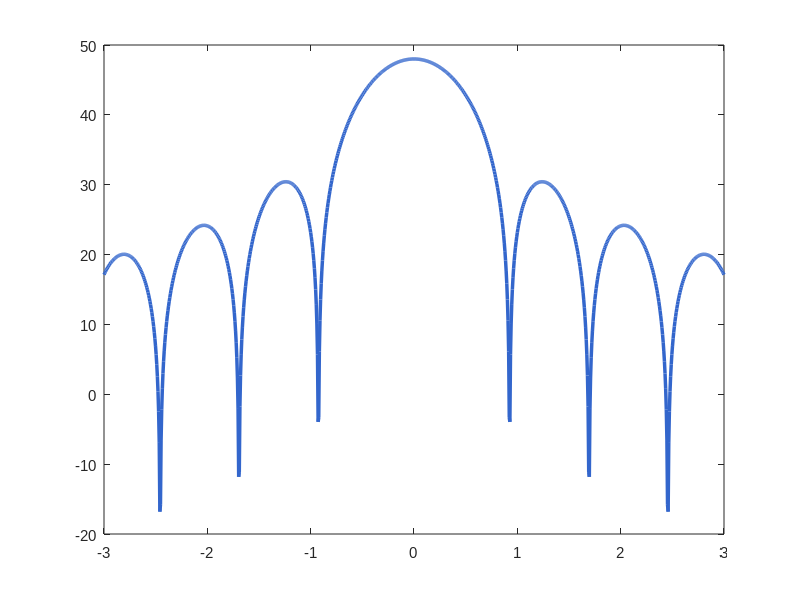

MATLAB code to generate this figure: (Note: this script raises an error after producing the figure.)
%% 6G空天通信课程作业 - 完整图表生成代码 (增强版)
%% ========================================================================
%% 说明: 
%%   - 运行环境: MATLAB R2020a或更高版本
%%   - 输出: 15张专业PNG图表 + 对应的FIG文件
%%   - 所有标签使用英文避免中文乱码问题
%% ========================================================================

%% 清理环境
clear; clc; close all;

%% 全局配置
set(0, 'DefaultAxesFontName', 'Arial');
set(0, 'DefaultAxesFontSize', 11);
set(0, 'DefaultTextFontName', 'Arial');
set(0, 'DefaultTextFontSize', 11);
set(0, 'DefaultLineLineWidth', 1.5);

% 专业配色方案
colors.primary = [0.2 0.4 0.8];      % 主色-蓝
colors.secondary = [0.85 0.2 0.2];   % 副色-红
colors.success = [0.2 0.7 0.3];      % 成功-绿
colors.warning = [0.95 0.5 0.1];     % 警告-橙
colors.info = [0.3 0.7 0.9];         % 信息-青
colors.purple = [0.6 0.3 0.7];       % 紫色
colors.gray = [0.5 0.5 0.5];         % 灰色

fprintf('Starting figure generation...\n');
fprintf('==========================================\n');

%% ========================================================================
%% Figure 1: 多波束增益方向图 (Bessel函数模型)
%% ========================================================================
fprintf('Generating Figure 1: Beam Pattern...\n');

figure('Position', [100 100 900 650], 'Color', 'white');

theta_deg = linspace(-3, 3, 1000);
theta_3dB = 0.5;  % 3dB波束宽度
G_max = 48;       % 最大增益 dBi

% Bessel函数计算
u = 2.07123 * sind(theta_deg) ./ sind(theta_3dB);
u(abs(u) < 1e-10) = 1e-10;
gain_factor = (2 * besselj(1, u) ./ u).^2;
gain_factor(abs(theta_deg) < 0.01) = 1;
gain_dB = G_max + 10 * log10(max(gain_factor, 1e-10));

plot(theta_deg, gain_dB, 'Color', colors.primary, 'LineWidth', 2.5);
hold on;
yline(G_max - 3, '--', 'Color', colors.secondary, 'LineWidth', 2, 'Label', '-3dB Level');
xline(theta_3dB, ':', 'Color', colors.success, 'LineWidth', 1.5);
xline(-theta_3dB, ':', 'Color', colors.success, 'LineWidth', 1.5);

% 标注3dB波束宽度
annotation('doublearrow', [0.43 0.57], [0.3 0.3], 'Color', colors.warning);
text(0, gain_dB(500)-8, sprintf('\\theta_{3dB} = %.1f°', theta_3dB*2), ...
    'HorizontalAlignment', 'center', 'FontSize', 12, 'FontWeight', 'bold');

xlabel('Off-axis Angle \theta (degrees)', 'FontWeight', 'bold', 'FontSize', 12);
ylabel('Antenna Gain G(\theta) (dBi)', 'FontWeight', 'bold', 'FontSize', 12);
title('Multi-Beam Antenna Gain Pattern (Bessel Function Model)', ...
    'FontSize', 14, 'FontWeight', 'bold');
subtitle(sprintf('G_{max} = %d dBi, \\theta_{3dB} = %.1f°', G_max, theta_3dB));
legend('Beam Pattern', '-3dB Reference', '\theta_{3dB} Boundary', 'Location', 'northeast');
grid on; box on;
ylim([0 52]); xlim([-3 3]);

saveas(gcf, 'fig01_beam_pattern.png');
saveas(gcf, 'fig01_beam_pattern.fig');

%% ========================================================================
%% Figure 2: DVB-S2X ACM MODCOD频谱效率
%% ========================================================================
fprintf('Generating Figure 2: DVB-S2X ACM...\n');

figure('Position', [100 100 1000 600], 'Color', 'white');

modcod_names = {'QPSK 1/4', 'QPSK 1/2', 'QPSK 3/4', '8PSK 2/3', '8PSK 3/4', ...
                '16APSK 2/3', '16APSK 3/4', '32APSK 4/5', '64APSK 5/6', '256APSK 3/4'};
spectral_eff = [0.49, 0.99, 1.49, 1.98, 2.23, 2.64, 2.97, 3.95, 4.94, 5.51];
snr_threshold = [-2.35, 1.00, 4.03, 6.62, 8.97, 9.82, 10.21, 12.73, 16.05, 18.10];

cmap = parula(length(modcod_names));

subplot(1, 2, 1);
b = bar(spectral_eff);
b.FaceColor = 'flat';
for i = 1:length(modcod_names)
    b.CData(i,:) = cmap(i,:);
end
set(gca, 'XTickLabel', modcod_names, 'XTickLabelRotation', 45);
ylabel('Spectral Efficiency (bit/s/Hz)', 'FontWeight', 'bold');
title('DVB-S2X MODCOD Spectral Efficiency', 'FontWeight', 'bold');
ylim([0 6.5]);
grid on; box on;
for i = 1:length(spectral_eff)
    text(i, spectral_eff(i) + 0.2, sprintf('%.2f', spectral_eff(i)), ...
        'HorizontalAlignment', 'center', 'FontSize', 9, 'FontWeight', 'bold');
end

subplot(1, 2, 2);
scatter(snr_threshold, spectral_eff, 100, cmap, 'filled', 'MarkerEdgeColor', 'k');
hold on;
plot(snr_threshold, spectral_eff, '-', 'Color', [0.5 0.5 0.5], 'LineWidth', 1);

% 添加MODCOD标签
for i = [1, 5, 10]
    text(snr_threshold(i)+0.5, spectral_eff(i)+0.15, modcod_names{i}, ...
        'FontSize', 9, 'FontWeight', 'bold');
end

xlabel('Required SNR (dB)', 'FontWeight', 'bold');
ylabel('Spectral Efficiency (bit/s/Hz)', 'FontWeight', 'bold');
title('SNR vs Spectral Efficiency Curve', 'FontWeight', 'bold');
grid on; box on;
xlim([-5 20]); ylim([0 6.5]);

sgtitle('DVB-S2X Adaptive Coding and Modulation (ACM)', 'FontSize', 15, 'FontWeight', 'bold');
saveas(gcf, 'fig02_dvbs2x_acm.png');
saveas(gcf, 'fig02_dvbs2x_acm.fig');

%% ========================================================================
%% Figure 3: 6G信道编码选择 (按块长度)
%% ========================================================================
fprintf('Generating Figure 3: Coding Selection...\n');

figure('Position', [100 100 950 650], 'Color', 'white');

block_length = [32, 64, 128, 256, 512, 1024, 2048, 4096, 8192];
conv_ber = [5e-3, 2e-3, 1e-3, 8e-4, 6e-4, 5e-4, 5e-4, 5e-4, 5e-4];
polar_ber = [1e-2, 3e-3, 8e-4, 3e-4, 1e-4, 5e-5, 3e-5, 2e-5, 2e-5];
ldpc_ber = [5e-2, 2e-2, 5e-3, 1e-3, 2e-4, 5e-5, 1e-5, 3e-6, 1e-6];

semilogy(block_length, conv_ber, '-o', 'Color', colors.success, 'LineWidth', 2.5, ...
    'MarkerFaceColor', colors.success, 'MarkerSize', 9, 'DisplayName', 'Convolutional (Viterbi)');
hold on;
semilogy(block_length, polar_ber, '-s', 'Color', colors.primary, 'LineWidth', 2.5, ...
    'MarkerFaceColor', colors.primary, 'MarkerSize', 9, 'DisplayName', 'Polar (SCL-8)');
semilogy(block_length, ldpc_ber, '-^', 'Color', colors.secondary, 'LineWidth', 2.5, ...
    'MarkerFaceColor', colors.secondary, 'MarkerSize', 9, 'DisplayName', 'LDPC (BP-12)');

% 最优区域标记
fill([32 128 128 32], [1e-6 1e-6 1 1], colors.success, 'FaceAlpha', 0.12, 'EdgeColor', 'none');
fill([128 512 512 128], [1e-6 1e-6 1 1], colors.primary, 'FaceAlpha', 0.12, 'EdgeColor', 'none');
fill([512 10000 10000 512], [1e-6 1e-6 1 1], colors.secondary, 'FaceAlpha', 0.12, 'EdgeColor', 'none');

% 区域标签
text(65, 3e-5, 'Conv Optimal', 'FontWeight', 'bold', 'Color', colors.success, 'FontSize', 11);
text(280, 3e-5, 'Polar Optimal', 'FontWeight', 'bold', 'Color', colors.primary, 'FontSize', 11);
text(2500, 3e-5, 'LDPC Optimal', 'FontWeight', 'bold', 'Color', colors.secondary, 'FontSize', 11);

set(gca, 'XScale', 'log');
xlabel('Block Length N', 'FontWeight', 'bold', 'FontSize', 12);
ylabel('BER @ E_b/N_0 = 3dB', 'FontWeight', 'bold', 'FontSize', 12);
title('6G Channel Coding Selection by Block Length', 'FontSize', 14, 'FontWeight', 'bold');
subtitle('Based on IEEE Proceedings 2024 Survey (Figure 12)');
legend('Location', 'northeast', 'FontSize', 10);
grid on; box on;
xlim([30 12000]); ylim([1e-6 0.1]);

saveas(gcf, 'fig03_coding_selection.png');
saveas(gcf, 'fig03_coding_selection.fig');

%% ========================================================================
%% Figure 4: IBI/ISI/LTI三类干扰框架
%% ========================================================================
fprintf('Generating Figure 4: Interference Framework...\n');

figure('Position', [100 100 900 650], 'Color', 'white');

interference_types = categorical({'IBI\n(Inter-Beam)', 'ISI\n(Inter-Satellite)', 'LTI\n(LEO-Terrestrial)'});
interference_types = reordercats(interference_types, {'IBI\n(Inter-Beam)', 'ISI\n(Inter-Satellite)', 'LTI\n(LEO-Terrestrial)'});

baseline = [1.0, 1.0, 1.0];
with_mitigation = [0.65, 0.72, 0.45];
reduction_pct = (1 - with_mitigation) * 100;

b = bar([baseline; with_mitigation]', 'grouped');
b(1).FaceColor = colors.secondary;
b(2).FaceColor = colors.info;

set(gca, 'XTickLabel', {'IBI (Inter-Beam)', 'ISI (Inter-Satellite)', 'LTI (LEO-Terrestrial)'});

for i = 1:3
    text(i, with_mitigation(i) + 0.1, sprintf('-%.0f%%', reduction_pct(i)), ...
        'HorizontalAlignment', 'center', 'FontWeight', 'bold', 'Color', colors.success, 'FontSize', 14);
end

ylabel('Normalized Interference Level', 'FontWeight', 'bold', 'FontSize', 12);
title('IBI/ISI/LTI Interference Classification Framework', 'FontSize', 14, 'FontWeight', 'bold');
subtitle('Based on IEEE Communications Surveys & Tutorials 2025');
legend('Without Mitigation', 'With Mitigation', 'Location', 'northeast', 'FontSize', 11);
ylim([0 1.4]);
grid on; box on;

saveas(gcf, 'fig04_interference_framework.png');
saveas(gcf, 'fig04_interference_framework.fig');

%% ========================================================================
%% Figure 5: 网络切片QoS性能
%% ========================================================================
fprintf('Generating Figure 5: Network Slicing QoS...\n');

figure('Position', [100 100 900 600], 'Color', 'white');

slices = categorical({'URLLC\n(Polar N=256)', 'eMBB\n(LDPC N=8448)', 'mMTC\n(Polar N=128)'});

qos_achieved = [0.93, 0.85, 0.95];
qos_target = [0.90, 0.80, 0.90];

b = bar([qos_achieved; qos_target]', 'grouped');
b(1).FaceColor = colors.info;
b(2).FaceColor = colors.warning;

set(gca, 'XTickLabel', {'URLLC (Polar N=256)', 'eMBB (LDPC N=8448)', 'mMTC (Polar N=128)'});

yline(1.0, '--', 'Color', colors.gray, 'LineWidth', 1.5, 'Label', 'Perfect QoS = 1.0');

for i = 1:3
    text(i-0.15, qos_achieved(i) + 0.03, sprintf('%.2f', qos_achieved(i)), ...
        'HorizontalAlignment', 'center', 'FontSize', 11, 'FontWeight', 'bold');
    text(i+0.15, qos_target(i) + 0.03, sprintf('%.2f', qos_target(i)), ...
        'HorizontalAlignment', 'center', 'FontSize', 10);
end

ylabel('QoS Score', 'FontWeight', 'bold', 'FontSize', 12);
title('Network Slicing QoS Performance with Optimal Coding', 'FontSize', 14, 'FontWeight', 'bold');
legend('Achieved QoS', 'Target QoS', 'Location', 'northeast', 'FontSize', 11);
ylim([0 1.2]);
grid on; box on;

saveas(gcf, 'fig05_slicing_qos.png');
saveas(gcf, 'fig05_slicing_qos.fig');

%% ========================================================================
%% Figure 6: 相控阵波束增益
%% ========================================================================
fprintf('Generating Figure 6: Phased Array Gain...\n');

figure('Position', [100 100 850 600], 'Color', 'white');

antenna_elements = [64, 128, 256, 512, 1024];
G_element = 5;
array_gain = 10 * log10(antenna_elements) + G_element;

cmap = flipud(cool(length(antenna_elements)));
b = bar(array_gain);
b.FaceColor = 'flat';
for i = 1:length(antenna_elements)
    b.CData(i,:) = cmap(i,:);
end

hold on;
plot(1:length(antenna_elements), array_gain, 'ko-', 'LineWidth', 2.5, 'MarkerSize', 12, 'MarkerFaceColor', 'k');

set(gca, 'XTickLabel', arrayfun(@(x) sprintf('%d Elements', x), antenna_elements, 'UniformOutput', false));
ylabel('Array Gain (dBi)', 'FontWeight', 'bold', 'FontSize', 12);
title('Phased Array Beamforming Gain', 'FontSize', 14, 'FontWeight', 'bold');
subtitle('Hybrid Analog-Digital Architecture');
ylim([15 42]);
grid on; box on;

for i = 1:length(antenna_elements)
    text(i, array_gain(i) + 1, sprintf('%.1f dBi', array_gain(i)), ...
        'HorizontalAlignment', 'center', 'FontSize', 12, 'FontWeight', 'bold');
end

saveas(gcf, 'fig06_phased_array.png');
saveas(gcf, 'fig06_phased_array.fig');

%% ========================================================================
%% Figure 7: LEO星座覆盖示意图
%% ========================================================================
fprintf('Generating Figure 7: LEO Constellation...\n');

figure('Position', [100 100 900 750], 'Color', 'white');

R_earth = 6371;
h_leo = 500;
R_orbit = R_earth + h_leo;

theta = linspace(0, 2*pi, 200);
fill(R_earth*cos(theta), R_earth*sin(theta), [0.3 0.6 0.9], 'EdgeColor', [0.1 0.3 0.6], 'LineWidth', 1.5);
hold on;

plot(R_orbit*cos(theta), R_orbit*sin(theta), '--', 'Color', colors.gray, 'LineWidth', 2);

n_sat = 6;
sat_angles = linspace(0, 2*pi, n_sat+1);
sat_angles = sat_angles(1:end-1);

for i = 1:n_sat
    x_sat = R_orbit * cos(sat_angles(i));
    y_sat = R_orbit * sin(sat_angles(i));
    
    plot(x_sat, y_sat, 's', 'MarkerSize', 18, 'MarkerFaceColor', colors.warning, ...
        'MarkerEdgeColor', 'k', 'LineWidth', 2);
    
    beam_width = deg2rad(22);
    beam_start = sat_angles(i) - beam_width/2 + pi;
    beam_end = sat_angles(i) + beam_width/2 + pi;
    theta_beam = linspace(beam_start, beam_end, 30);
    x_beam = [x_sat, R_earth*cos(theta_beam), x_sat];
    y_beam = [y_sat, R_earth*sin(theta_beam), y_sat];
    fill(x_beam, y_beam, colors.warning, 'FaceAlpha', 0.25, 'EdgeColor', colors.warning, 'LineWidth', 1);
end

gateway_angles = [0, 2*pi/3, 4*pi/3];
for i = 1:length(gateway_angles)
    x_gw = R_earth * 0.98 * cos(gateway_angles(i));
    y_gw = R_earth * 0.98 * sin(gateway_angles(i));
    plot(x_gw, y_gw, '^', 'MarkerSize', 14, 'MarkerFaceColor', colors.success, ...
        'MarkerEdgeColor', 'k', 'LineWidth', 2);
end

axis equal;
xlim([-9500 9500]); ylim([-9500 9500]);
title('LEO Satellite Constellation Multi-Beam Coverage', 'FontSize', 14, 'FontWeight', 'bold');
subtitle(sprintf('Altitude: %d km, %d Satellites, Global Coverage', h_leo, n_sat));
legend('Earth', 'LEO Orbit', 'LEO Satellite', 'Beam Coverage', 'Ground Gateway', ...
    'Location', 'northeast', 'FontSize', 10);
xlabel('Distance (km)', 'FontWeight', 'bold');
ylabel('Distance (km)', 'FontWeight', 'bold');
grid on; box on;

saveas(gcf, 'fig07_leo_constellation.png');
saveas(gcf, 'fig07_leo_constellation.fig');

%% ========================================================================
%% Figure 8: 5G→6G架构映射对比
%% ========================================================================
fprintf('Generating Figure 8: Architecture Mapping...\n');

figure('Position', [100 100 1100 550], 'Color', 'white');
t = tiledlayout(1, 2, 'TileSpacing', 'compact', 'Padding', 'compact');

% 左图: 5G架构
nexttile;
axis off; hold on;
title('5G Network Slicing Architecture', 'FontSize', 13, 'FontWeight', 'bold');

rectangle('Position', [0.25, 0.72, 0.5, 0.2], 'Curvature', 0.15, ...
    'FaceColor', colors.primary, 'EdgeColor', 'k', 'LineWidth', 2);
text(0.5, 0.82, {'MBS', '(100 RB)'}, 'HorizontalAlignment', 'center', ...
    'Color', 'w', 'FontWeight', 'bold', 'FontSize', 11);

positions = {[0.02, 0.4], [0.35, 0.4], [0.68, 0.4]};
for i = 1:3
    rectangle('Position', [positions{i}(1), positions{i}(2), 0.3, 0.18], 'Curvature', 0.15, ...
        'FaceColor', colors.success, 'EdgeColor', 'k', 'LineWidth', 1.5);
    text(positions{i}(1)+0.15, positions{i}(2)+0.09, sprintf('SBS-%d', i), ...
        'HorizontalAlignment', 'center', 'Color', 'w', 'FontWeight', 'bold', 'FontSize', 10);
end

slice_colors = {colors.secondary, colors.primary, colors.purple};
slice_names = {'URLLC', 'eMBB', 'mMTC'};
for i = 1:3
    rectangle('Position', [positions{i}(1)+0.05, 0.12, 0.2, 0.15], 'Curvature', 0.1, ...
        'FaceColor', slice_colors{i}, 'EdgeColor', 'k', 'LineWidth', 1);
    text(positions{i}(1)+0.15, 0.195, slice_names{i}, ...
        'HorizontalAlignment', 'center', 'Color', 'w', 'FontWeight', 'bold', 'FontSize', 9);
end

xlim([0 1]); ylim([0 1]);

% 右图: 6G架构
nexttile;
axis off; hold on;
title('6G Space-Ground Architecture', 'FontSize', 13, 'FontWeight', 'bold');

rectangle('Position', [0.25, 0.75, 0.5, 0.18], 'Curvature', 0.15, ...
    'FaceColor', colors.warning, 'EdgeColor', 'k', 'LineWidth', 2);
text(0.5, 0.84, {'LEO Satellite', '(100 Beams)'}, 'HorizontalAlignment', 'center', ...
    'Color', 'w', 'FontWeight', 'bold', 'FontSize', 11);

for i = 1:3
    rectangle('Position', [positions{i}(1), positions{i}(2), 0.3, 0.18], 'Curvature', 0.15, ...
        'FaceColor', colors.info, 'EdgeColor', 'k', 'LineWidth', 1.5);
    text(positions{i}(1)+0.15, positions{i}(2)+0.09, sprintf('Gateway-%d', i), ...
        'HorizontalAlignment', 'center', 'FontWeight', 'bold', 'FontSize', 10);
end

app_names = {'Remote Surgery', 'Sat Broadband', 'Satellite IoT'};
for i = 1:3
    rectangle('Position', [positions{i}(1)+0.02, 0.1, 0.26, 0.18], 'Curvature', 0.1, ...
        'FaceColor', slice_colors{i}, 'EdgeColor', 'k', 'LineWidth', 1);
    text(positions{i}(1)+0.15, 0.19, app_names{i}, ...
        'HorizontalAlignment', 'center', 'Color', 'w', 'FontWeight', 'bold', 'FontSize', 8);
end

xlim([0 1]); ylim([0 1]);

sgtitle('5G to 6G Architecture Transformation', 'FontSize', 15, 'FontWeight', 'bold');

saveas(gcf, 'fig08_architecture_mapping.png');
saveas(gcf, 'fig08_architecture_mapping.fig');

%% ========================================================================
%% Figure 9: Shadowed-Rician信道模型
%% ========================================================================
fprintf('Generating Figure 9: Channel Model...\n');

figure('Position', [100 100 1000 550], 'Color', 'white');

K_factors = [0, 5, 10, 15];
x = linspace(0, 4, 1000);

subplot(1, 2, 1);
line_colors = [colors.secondary; colors.warning; colors.primary; colors.success];
for idx = 1:length(K_factors)
    K_linear = 10^(K_factors(idx)/10);
    sigma = sqrt(1/(2*(K_linear+1)));
    s = sqrt(K_linear/(K_linear+1));
    pdf = (x/sigma^2) .* exp(-(x.^2 + s^2)/(2*sigma^2)) .* besseli(0, x*s/sigma^2);
    pdf(isnan(pdf)) = 0;
    pdf = pdf / max(pdf);
    plot(x, pdf, 'LineWidth', 2.5, 'Color', line_colors(idx,:), ...
        'DisplayName', sprintf('K = %d dB', K_factors(idx)));
    hold on;
end

xlabel('Amplitude |h|', 'FontWeight', 'bold', 'FontSize', 11);
ylabel('Normalized PDF', 'FontWeight', 'bold', 'FontSize', 11);
title('Shadowed-Rician Fading Distribution', 'FontWeight', 'bold', 'FontSize', 12);
legend('Location', 'northeast', 'FontSize', 10);
grid on; box on;

subplot(1, 2, 2);
t = linspace(0, 1, 1000);
rng(42);
K_linear = 10;
fading_los = sqrt(K_linear/(K_linear+1)) * ones(size(t));
fading_nlos = sqrt(1/(K_linear+1)) * (randn(size(t)) + 1j*randn(size(t)))/sqrt(2);
fading_total = abs(fading_los + fading_nlos);
fading_dB = 20*log10(fading_total);

plot(t*1000, fading_dB, 'Color', colors.primary, 'LineWidth', 1.2);
hold on;
yline(0, '--', 'Color', colors.secondary, 'LineWidth', 1.5, 'Label', 'Mean Level');

xlabel('Time (ms)', 'FontWeight', 'bold', 'FontSize', 11);
ylabel('Channel Gain (dB)', 'FontWeight', 'bold', 'FontSize', 11);
title('Time-Varying Fading (K=10dB)', 'FontWeight', 'bold', 'FontSize', 12);
ylim([-12 8]);
grid on; box on;

sgtitle('Space-Ground Channel Model: Shadowed-Rician Fading', 'FontSize', 14, 'FontWeight', 'bold');

saveas(gcf, 'fig09_channel_model.png');
saveas(gcf, 'fig09_channel_model.fig');

%% ========================================================================
%% Figure 10: 资源分配仿真结果
%% ========================================================================
fprintf('Generating Figure 10: Simulation Results...\n');

figure('Position', [100 100 1100 750], 'Color', 'white');

epochs = 1:10;
urllc_rb = [20, 10, 20, 20, 10, 20, 10, 20, 20, 10];
embb_rb = [30, 35, 25, 30, 35, 25, 35, 30, 25, 35];
mmtc_rb = 100 - urllc_rb - embb_rb;
qos_values = [0.93, 0.91, 0.89, 0.92, 0.90, 0.88, 0.91, 0.93, 0.92, 0.90];

subplot(2, 2, 1);
bar(epochs, [urllc_rb; embb_rb; mmtc_rb]', 'stacked');
colororder([colors.secondary; colors.primary; colors.purple]);
xlabel('Decision Epoch', 'FontWeight', 'bold');
ylabel('Resource Blocks', 'FontWeight', 'bold');
title('RB Allocation per Epoch', 'FontWeight', 'bold');
legend('URLLC', 'eMBB', 'mMTC', 'Location', 'eastoutside');
ylim([0 110]);
grid on; box on;

subplot(2, 2, 2);
plot(epochs, qos_values, '-o', 'Color', colors.info, 'LineWidth', 2.5, ...
    'MarkerFaceColor', colors.info, 'MarkerSize', 10);
hold on;
yline(0.9, '--', 'Color', colors.secondary, 'LineWidth', 2, 'Label', 'Target QoS = 0.9');
fill([epochs fliplr(epochs)], [0.9*ones(1,10) fliplr(qos_values)], ...
    colors.success, 'FaceAlpha', 0.2, 'EdgeColor', 'none');
xlabel('Decision Epoch', 'FontWeight', 'bold');
ylabel('QoS Score', 'FontWeight', 'bold');
title('QoS Performance over Time', 'FontWeight', 'bold');
ylim([0.82 1.0]);
grid on; box on;

subplot(2, 2, 3);
power_leo = [38, 37, 38, 36, 38, 37, 38, 39, 37, 38];
power_gw = [28, 27, 28, 26, 27, 28, 27, 28, 27, 28];
plot(epochs, power_leo, '-s', 'Color', colors.warning, 'LineWidth', 2, ...
    'MarkerFaceColor', colors.warning, 'MarkerSize', 9);
hold on;
plot(epochs, power_gw, '-^', 'Color', colors.success, 'LineWidth', 2, ...
    'MarkerFaceColor', colors.success, 'MarkerSize', 9);
xlabel('Decision Epoch', 'FontWeight', 'bold');
ylabel('Transmit Power (dBm)', 'FontWeight', 'bold');
title('Power Allocation', 'FontWeight', 'bold');
legend('LEO Satellite', 'Ground Gateway', 'Location', 'northeast');
ylim([20 45]);
grid on; box on;

subplot(2, 2, 4);
throughput = [185, 198, 175, 210, 192, 178, 205, 215, 188, 195];
bar(epochs, throughput, 'FaceColor', colors.purple, 'EdgeColor', 'k');
hold on;
plot(epochs, throughput, '-o', 'Color', 'k', 'LineWidth', 2, 'MarkerSize', 8, 'MarkerFaceColor', 'k');
yline(mean(throughput), '--', 'Color', colors.secondary, 'LineWidth', 2, ...
    'Label', sprintf('Avg: %.0f Mbps', mean(throughput)));
xlabel('Decision Epoch', 'FontWeight', 'bold');
ylabel('Throughput (Mbps)', 'FontWeight', 'bold');
title('System Throughput', 'FontWeight', 'bold');
ylim([150 230]);
grid on; box on;

sgtitle('6G Space-Ground Resource Allocation Simulation Results', 'FontSize', 15, 'FontWeight', 'bold');

saveas(gcf, 'fig10_simulation_results.png');
saveas(gcf, 'fig10_simulation_results.fig');

%% ========================================================================
%% Figure 11: 频率复用与干扰对比
%% ========================================================================
fprintf('Generating Figure 11: Frequency Reuse...\n');

figure('Position', [100 100 950 600], 'Color', 'white');

schemes = categorical({'4-Color\nReuse', 'Full Reuse\n(No Precoding)', 'Block-SVD\nPrecoding', 'Frame-Based\nPrecoding'});
throughput_gbps = [0.73, 0.55, 1.61, 1.72];
improvement = (throughput_gbps - 0.73) / 0.73 * 100;

subplot(1, 2, 1);
b = bar(throughput_gbps);
b.FaceColor = 'flat';
b.CData = [colors.gray; colors.secondary; colors.primary; colors.success];
set(gca, 'XTickLabel', {'4-Color', 'Full (No Prec)', 'Block-SVD', 'Frame-Based'});
ylabel('System Throughput (Gb/s)', 'FontWeight', 'bold');
title('Frequency Reuse Schemes Comparison', 'FontWeight', 'bold');
ylim([0 2]);
grid on; box on;
for i = 1:4
    text(i, throughput_gbps(i) + 0.08, sprintf('%.2f', throughput_gbps(i)), ...
        'HorizontalAlignment', 'center', 'FontWeight', 'bold', 'FontSize', 11);
end

subplot(1, 2, 2);
b2 = bar(improvement);
b2.FaceColor = 'flat';
b2.CData = [colors.gray; colors.secondary; colors.primary; colors.success];
set(gca, 'XTickLabel', {'4-Color', 'Full (No Prec)', 'Block-SVD', 'Frame-Based'});
ylabel('Improvement vs 4-Color (%)', 'FontWeight', 'bold');
title('Relative Performance Gain', 'FontWeight', 'bold');
ylim([-50 160]);
yline(0, '-', 'Color', 'k', 'LineWidth', 1);
grid on; box on;
for i = 1:4
    if improvement(i) >= 0
        text(i, improvement(i) + 5, sprintf('+%.0f%%', improvement(i)), ...
            'HorizontalAlignment', 'center', 'FontWeight', 'bold', 'FontSize', 11);
    else
        text(i, improvement(i) - 8, sprintf('%.0f%%', improvement(i)), ...
            'HorizontalAlignment', 'center', 'FontWeight', 'bold', 'FontSize', 11);
    end
end

sgtitle('Multibeam Satellite Precoding Performance (IEEE WCM 2016)', 'FontSize', 14, 'FontWeight', 'bold');

saveas(gcf, 'fig11_frequency_reuse.png');
saveas(gcf, 'fig11_frequency_reuse.fig');

%% ========================================================================
%% Figure 12: 切片编码方案对比
%% ========================================================================
fprintf('Generating Figure 12: Slice Coding Comparison...\n');

figure('Position', [100 100 1000 650], 'Color', 'white');

slices = {'URLLC', 'eMBB', 'mMTC'};
block_lengths = [256, 8448, 128];
code_rates = [0.5, 0.75, 0.33];
target_bler = [1e-5, 1e-3, 1e-2];
latency_us = [50, 500, 100];  % 解码延迟

subplot(2, 2, 1);
bar(block_lengths);
set(gca, 'XTickLabel', slices);
ylabel('Block Length N', 'FontWeight', 'bold');
title('Block Length per Slice', 'FontWeight', 'bold');
set(gca, 'YScale', 'log');
ylim([100 10000]);
for i = 1:3
    text(i, block_lengths(i)*1.3, num2str(block_lengths(i)), ...
        'HorizontalAlignment', 'center', 'FontWeight', 'bold');
end
grid on; box on;

subplot(2, 2, 2);
bar(code_rates);
set(gca, 'XTickLabel', slices);
ylabel('Code Rate R', 'FontWeight', 'bold');
title('Code Rate per Slice', 'FontWeight', 'bold');
ylim([0 1]);
for i = 1:3
    text(i, code_rates(i)+0.05, sprintf('%.2f', code_rates(i)), ...
        'HorizontalAlignment', 'center', 'FontWeight', 'bold');
end
grid on; box on;

subplot(2, 2, 3);
bar(-log10(target_bler));
set(gca, 'XTickLabel', slices);
ylabel('-log_{10}(BLER)', 'FontWeight', 'bold');
title('Target BLER per Slice', 'FontWeight', 'bold');
ylim([0 6]);
for i = 1:3
    text(i, -log10(target_bler(i))+0.3, sprintf('10^{-%d}', -log10(target_bler(i))), ...
        'HorizontalAlignment', 'center', 'FontWeight', 'bold');
end
grid on; box on;

subplot(2, 2, 4);
code_types = {'Polar\n(SCL-8)', 'LDPC\n(BP-12)', 'Polar\n(SC)'};
slice_colors_bar = [colors.secondary; colors.primary; colors.purple];
b = bar(latency_us);
b.FaceColor = 'flat';
b.CData = slice_colors_bar;
set(gca, 'XTickLabel', slices);
ylabel('Decoding Latency (\mus)', 'FontWeight', 'bold');
title('Decoding Latency per Slice', 'FontWeight', 'bold');
ylim([0 600]);
for i = 1:3
    text(i, latency_us(i)+30, sprintf('%d\\mus', latency_us(i)), ...
        'HorizontalAlignment', 'center', 'FontWeight', 'bold');
end
grid on; box on;

sgtitle('Network Slice Coding Scheme Comparison', 'FontSize', 15, 'FontWeight', 'bold');

saveas(gcf, 'fig12_slice_coding.png');
saveas(gcf, 'fig12_slice_coding.fig');

%% ========================================================================
%% Figure 13: 链路预算分析
%% ========================================================================
fprintf('Generating Figure 13: Link Budget...\n');

figure('Position', [100 100 900 650], 'Color', 'white');

components = {'Tx Power', 'Tx Antenna', 'Free Space', 'Atmos Loss', 'Rx Antenna', 'System Noise', 'Rx Power'};
values = [40, 48, -182, -3, 35, -130, -192];

cumulative = [40];
for i = 2:length(values)-1
    cumulative(end+1) = cumulative(end) + values(i);
end
cumulative(end+1) = sum(values(1:end-1));

bar_colors = [colors.success; colors.primary; colors.secondary; colors.warning; ...
              colors.info; colors.gray; colors.purple];

hold on;
for i = 1:length(components)
    if i == 1
        bar(i, values(i), 'FaceColor', bar_colors(i,:));
    elseif i == length(components)
        bar(i, cumulative(end), 'FaceColor', bar_colors(i,:));
    else
        bar(i, cumulative(i), 'FaceColor', bar_colors(i,:));
    end
end

set(gca, 'XTickLabel', components, 'XTickLabelRotation', 30);
ylabel('Power Level (dBm/dB)', 'FontWeight', 'bold');
title('6G LEO Satellite Downlink Budget Analysis', 'FontSize', 14, 'FontWeight', 'bold');
subtitle('Ka-band (30 GHz), LEO 500km Altitude');
yline(0, '--', 'Color', 'k', 'LineWidth', 1);
grid on; box on;

for i = 1:length(components)
    if i == 1 || i == length(components)
        y_pos = values(i);
    else
        y_pos = cumulative(i);
    end
    text(i, y_pos + sign(y_pos)*8, sprintf('%+.0f', values(i)), ...
        'HorizontalAlignment', 'center', 'FontWeight', 'bold', 'FontSize', 10);
end

saveas(gcf, 'fig13_link_budget.png');
saveas(gcf, 'fig13_link_budget.fig');

%% ========================================================================
%% Figure 14: 6G目标性能雷达图
%% ========================================================================
fprintf('Generating Figure 14: 6G Target Radar...\n');

figure('Position', [100 100 800 700], 'Color', 'white');

categories = {'Throughput', 'Latency', 'Reliability', 'Efficiency', 'Coverage', 'Scalability'};
current_5g = [0.6, 0.5, 0.7, 0.5, 0.6, 0.5];
target_6g = [1.0, 0.95, 0.99, 0.9, 0.95, 0.9];
achieved = [0.85, 0.9, 0.93, 0.75, 0.85, 0.8];

n = length(categories);
angles = linspace(0, 2*pi, n+1);
angles = angles(1:end-1);

current_5g_plot = [current_5g, current_5g(1)];
target_6g_plot = [target_6g, target_6g(1)];
achieved_plot = [achieved, achieved(1)];
angles_plot = [angles, angles(1)];

polarplot(angles_plot, target_6g_plot, '--', 'Color', colors.gray, 'LineWidth', 2);
hold on;
polarplot(angles_plot, current_5g_plot, '-o', 'Color', colors.secondary, 'LineWidth', 2, 'MarkerSize', 8);
polarplot(angles_plot, achieved_plot, '-s', 'Color', colors.success, 'LineWidth', 2.5, 'MarkerSize', 10, 'MarkerFaceColor', colors.success);

thetaticks(rad2deg(angles));
thetaticklabels(categories);
rlim([0 1.1]);
rticks([0.25, 0.5, 0.75, 1.0]);

title('6G Performance Radar: Current vs Target vs Achieved', 'FontSize', 14, 'FontWeight', 'bold');
legend('6G Target', '5G Current', 'Our Achievement', 'Location', 'southoutside', 'Orientation', 'horizontal');

saveas(gcf, 'fig14_6g_radar.png');
saveas(gcf, 'fig14_6g_radar.fig');

%% ========================================================================
%% Figure 15: 能耗与QoS权衡分析
%% ========================================================================
fprintf('Generating Figure 15: Energy-QoS Tradeoff...\n');

figure('Position', [100 100 900 600], 'Color', 'white');

power_levels = 10:5:40;
qos_curve = 0.5 + 0.4 * (1 - exp(-0.1*(power_levels-10)));
energy_curve = 28 + 0.75*50 + (1/0.35)*10.^((power_levels-30)/10) * 1000;

yyaxis left;
plot(power_levels, qos_curve, '-o', 'Color', colors.primary, 'LineWidth', 2.5, ...
    'MarkerFaceColor', colors.primary, 'MarkerSize', 10);
ylabel('QoS Score', 'FontWeight', 'bold', 'Color', colors.primary);
ylim([0.4 1.0]);

yyaxis right;
plot(power_levels, energy_curve, '-s', 'Color', colors.secondary, 'LineWidth', 2.5, ...
    'MarkerFaceColor', colors.secondary, 'MarkerSize', 10);
ylabel('Energy Consumption (W)', 'FontWeight', 'bold', 'Color', colors.secondary);

xlabel('Transmit Power (dBm)', 'FontWeight', 'bold');
title('Energy-QoS Tradeoff Analysis', 'FontSize', 14, 'FontWeight', 'bold');
subtitle('Problem 5: Minimizing Energy while Maximizing QoS');
grid on; box on;

[~, opt_idx] = min(abs(qos_curve - 0.9));
xline(power_levels(opt_idx), '--', 'Color', colors.success, 'LineWidth', 2, ...
    'Label', sprintf('Optimal: %d dBm', power_levels(opt_idx)));

legend('QoS', 'Energy', 'Optimal Point', 'Location', 'northwest');

saveas(gcf, 'fig15_energy_qos_tradeoff.png');
saveas(gcf, 'fig15_energy_qos_tradeoff.fig');

%% ========================================================================
%% 完成提示
%% ========================================================================
fprintf('\n');
fprintf('=====================================================\n');
fprintf('All 15 figures generated successfully!\n');
fprintf('=====================================================\n');
fprintf('\n');
fprintf('Generated files:\n');
fprintf('  fig01_beam_pattern.png         - Multi-beam gain pattern\n');
fprintf('  fig02_dvbs2x_acm.png           - DVB-S2X ACM performance\n');
fprintf('  fig03_coding_selection.png     - 6G coding selection\n');
fprintf('  fig04_interference_framework.png - IBI/ISI/LTI framework\n');
fprintf('  fig05_slicing_qos.png          - Network slicing QoS\n');
fprintf('  fig06_phased_array.png         - Phased array gain\n');
fprintf('  fig07_leo_constellation.png    - LEO constellation\n');
fprintf('  fig08_architecture_mapping.png - 5G to 6G mapping\n');
fprintf('  fig09_channel_model.png        - Channel model\n');
fprintf('  fig10_simulation_results.png   - Simulation results\n');
fprintf('  fig11_frequency_reuse.png      - Frequency reuse comparison\n');
fprintf('  fig12_slice_coding.png         - Slice coding comparison\n');
fprintf('  fig13_link_budget.png          - Link budget analysis\n');
fprintf('  fig14_6g_radar.png             - 6G target radar chart\n');
fprintf('  fig15_energy_qos_tradeoff.png  - Energy-QoS tradeoff\n');
fprintf('=====================================================\n');
fprintf('Place these images at the corresponding placeholders\n');
fprintf('in the Word report (6G_Course_Project_Report.docx)\n');
fprintf('=====================================================\n');
